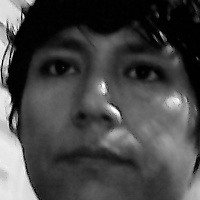
#> input picture rostro_0.jpg, 200 x 200 px, given in place of the camera
$ python reconocimiento_facila_avanzado.py
#> lines starting #> are read from the running program, lines starting #| are printed output that depends on the picture; after the words box and inside, x2 and y2 are one past the last pixel; in counts of white or black regions, pixels touching at a corner belong together
#> the answer given: 1
import cv2
import os
import numpy as np

# FunciÃ³n para capturar imÃ¡genes
def capturar_imagenes():
    # Crear el objeto de captura de video
    cam = cv2.VideoCapture(1)  # Asegúrate de que la cámara correcta esté siendo seleccionada
    if not cam.isOpened():
        print("No se puede acceder a la cámara.")
        return

    # Configurar el detector de rostros
    face_cascade = cv2.CascadeClassifier(cv2.data.haarcascades + 'haarcascade_frontalface_default.xml')

    print("Capturando imágenes...")

    # Establecer un contador para el número de imágenes capturadas
    contador = 0
    while True:
        ret, frame = cam.read()
#> frame is the input picture: shape (200, 200, 3); min 0, max 255, mean 70.1
        if not ret:
            print("Error al capturar la imagen.")
            break

        # Convertir la imagen a escala de grises
        gray = cv2.cvtColor(frame, cv2.COLOR_BGR2GRAY)

        # Detectar los rostros en la imagen
        faces = face_cascade.detectMultiScale(gray, scaleFactor=1.1, minNeighbors=5, minSize=(30, 30))
#> faces = [[10, 9, 168, 168]]

        # Dibujar un rectángulo alrededor de los rostros detectados
        for (x, y, w, h) in faces:
            cv2.rectangle(frame, (x, y), (x + w, y + h), (255, 0, 0), 2)
#> this loop made 1 pass
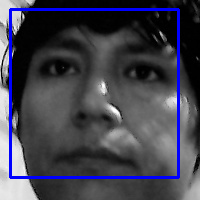
#> frame: shape (200, 200, 3); 5.03% of pixels changed, all inside (x1, y1, x2, y2) = (9, 8, 180, 179)

        # Mostrar la imagen con los rostros detectados
        cv2.imshow("Captura de Imagen", frame)

        # Guardar las imágenes cuando se detecte un rostro
        if len(faces) > 0:
            for (x, y, w, h) in faces:
                rostro = gray[y:y + h, x:x + w]
                rostro = cv2.resize(rostro, (200, 200))
                # Guardar la imagen del rostro
                cv2.imwrite(f"rostros/rostro_{contador}.jpg", rostro)
                contador += 1
#> this loop made 1 pass
#> (x, y, w, h, contador) on pass 1: (10, 9, 168, 168, 1)
#> pass 1, in capturar_imagenes, `rostro = gray[y:y + h, x:x + w]`:
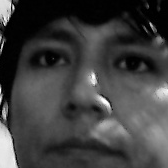
#> rostro: shape (168, 168); min 0, max 255, mean 63.4
#> after the loop, contador = 1

        # Finalizar si el usuario presiona 'q' o si se alcanzan 100 imágenes
        if cv2.waitKey(1) & 0xFF == ord('q') or contador >= 100:  # Limitar a 100 imágenes
#> (key q is pressed here)
            break

    cam.release()
    cv2.destroyAllWindows()
    print(f"Se han capturado {contador} imágenes.")
#| Se han capturado 1 imágenes.

# FunciÃ³n para entrenar el modelo
# [70 lines left out: functions entrenar_modelo, reconocimiento_facial, not called in this run]

# FunciÃ³n principal con el menú interactivo
def main():
    while True:
        # Mostrar el menú
        print("\nMenú de Opciones:")
        print("1. Capturar imágenes")
        print("2. Entrenar el modelo")
        print("3. Realizar reconocimiento facial")
        print("4. Salir")

        # Leer la opción seleccionada
#> (the run stopped early here; a loop or call above may not have finished)
